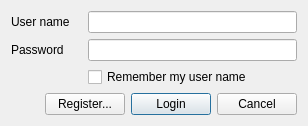
<?xml version="1.0" encoding="UTF-8"?>
<ui version="4.0">
 <class>LoginDialog</class>
 <widget class="QDialog" name="LoginDialog">
  <property name="geometry">
   <rect>
    <x>0</x>
    <y>0</y>
    <width>308</width>
    <height>119</height>
   </rect>
  </property>
  <property name="windowTitle">
   <string>WarGames Login</string>
  </property>
  <layout class="QGridLayout" name="gridLayout">
   <item row="4" column="3">
    <widget class="QPushButton" name="pbLogin">
     <property name="text">
      <string>Login</string>
     </property>
     <property name="default">
      <bool>true</bool>
     </property>
    </widget>
   </item>
   <item row="4" column="1" colspan="2">
    <widget class="QPushButton" name="pbRegister">
     <property name="text">
      <string>Register...</string>
     </property>
    </widget>
   </item>
   <item row="4" column="4">
    <widget class="QPushButton" name="pbCancel">
     <property name="text">
      <string>Cancel</string>
     </property>
    </widget>
   </item>
   <item row="0" column="2" colspan="3">
    <widget class="QLineEdit" name="txtUsername"/>
   </item>
   <item row="1" column="2" colspan="3">
    <widget class="QLineEdit" name="txtPassword"/>
   </item>
   <item row="0" column="0" colspan="2">
    <widget class="QLabel" name="lblUsername">
     <property name="text">
      <string>User name</string>
     </property>
    </widget>
   </item>
   <item row="1" column="0" colspan="2">
    <widget class="QLabel" name="lblPassword">
     <property name="text">
      <string>Password</string>
     </property>
    </widget>
   </item>
   <item row="4" column="0">
    <spacer name="hspButtons">
     <property name="orientation">
      <enum>Qt::Horizontal</enum>
     </property>
     <property name="sizeHint" stdset="0">
      <size>
       <width>44</width>
       <height>20</height>
      </size>
     </property>
    </spacer>
   </item>
   <item row="2" column="2" colspan="3">
    <widget class="QCheckBox" name="chkLastUser">
     <property name="text">
      <string>Remember my user name</string>
     </property>
    </widget>
   </item>
   <item row="2" column="0" colspan="2">
    <spacer name="hspLastUser">
     <property name="orientation">
      <enum>Qt::Horizontal</enum>
     </property>
     <property name="sizeHint" stdset="0">
      <size>
       <width>40</width>
       <height>20</height>
      </size>
     </property>
    </spacer>
   </item>
  </layout>
 </widget>
 <resources/>
 <connections/>
</ui>
